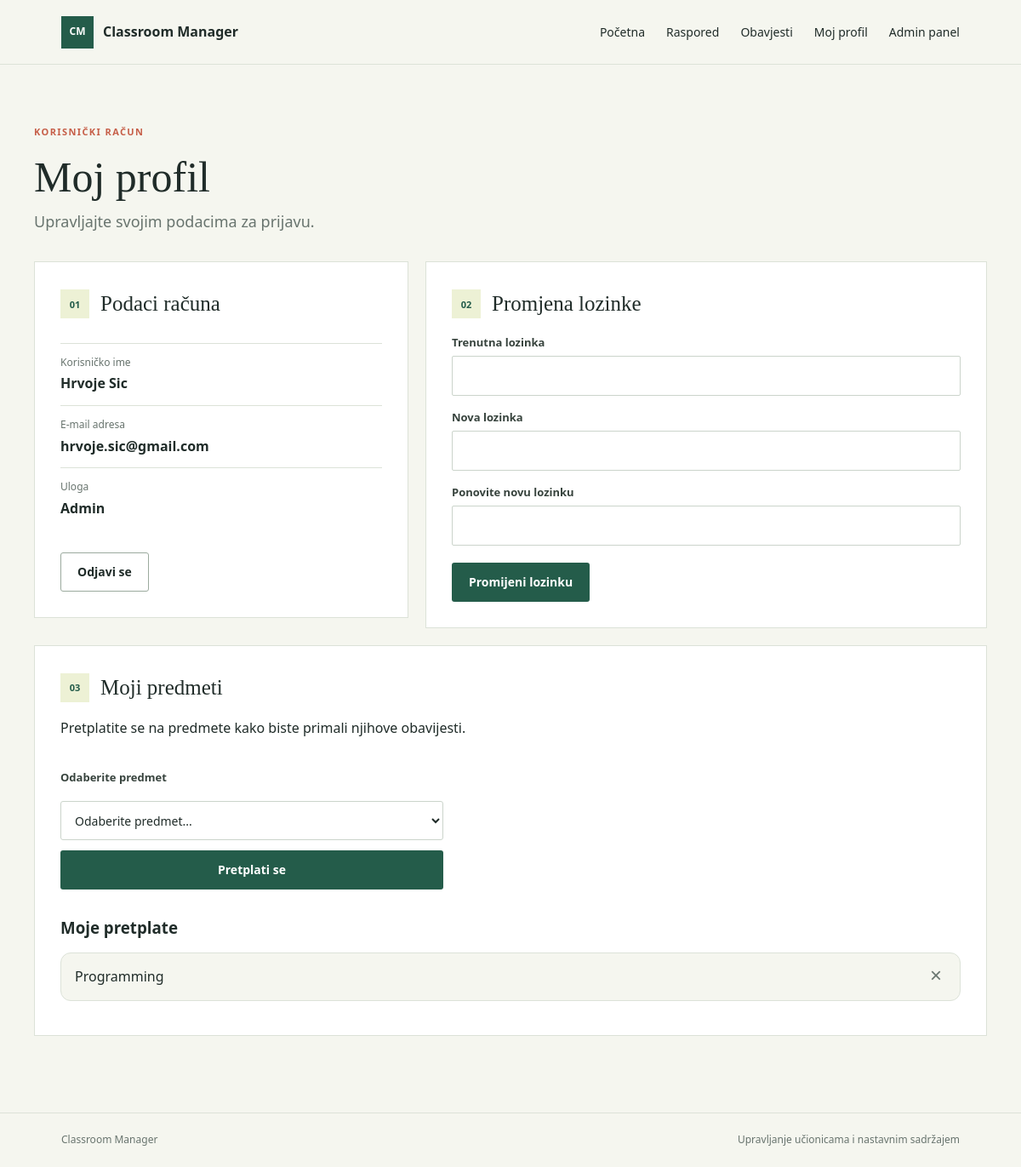
The app's page /profile.php (signed in) with its own data.
### tables this page shows
CREATE TABLE `users` (
  `id` int NOT NULL,
  `Username` varchar(150) NOT NULL,
  `Email` varchar(150) NOT NULL,
  `Password` varchar(255) NOT NULL,
  `Role` varchar(50) NOT NULL DEFAULT 'Student',
  `Active` tinyint(1) NOT NULL DEFAULT '1'
);

CREATE TABLE `subjects` (
  `id` int NOT NULL,
  `name` varchar(150) NOT NULL
);

### config.php (called while the page is built, shortened)
<?php
function db(): PDO
{
    static $pdo;
    if ($pdo instanceof PDO) {
        return $pdo;
    }
    $host = getenv('DB_HOST') ?: '127.0.0.1';
    $name = getenv('DB_NAME') ?: 'classroommanager';
    $user = getenv('DB_USER') ?: 'root';
    $password = getenv('DB_PASS');
    $password = $password === false ? '' : $password;
    $pdo = new PDO(
        "mysql:host={$host};dbname={$name};charset=utf8mb4",
        $user,
        $password,
        [
            PDO::ATTR_ERRMODE => PDO::ERRMODE_EXCEPTION,
            PDO::ATTR_DEFAULT_FETCH_MODE => PDO::FETCH_ASSOC,
            PDO::ATTR_EMULATE_PREPARES => false,
        ]
    );
    return $pdo;
}

### functions.php (called while the page is built, shortened)
<?php
function e(string|int|null $value): string
{
    return htmlspecialchars((string) $value, ENT_QUOTES | ENT_SUBSTITUTE, 'UTF-8');
}
function current_user(): ?array
{
    $statement = db()->prepare(
        'SELECT id, Username, Email, Password, Role, Active FROM users WHERE Email = :email LIMIT 1'
    );
    $statement->execute(['email' => $_SESSION['user_email']]);
    $user = $statement->fetch();
    return $user;
}

### profile.php (the view, shortened to what this page needs)
<?php
require_once __DIR__ . '/config.php';
require_once __DIR__ . '/functions.php';
$user = require_login();
$statement = db()->prepare("
    SELECT s.id, s.name
    FROM subjects s
    JOIN user_subjects us ON us.subject_id = s.id
    WHERE us.user_id = :user_id
    ORDER BY s.name
");
$statement->execute(['user_id' => $user['ID'] ?? $user['id']]);
$subscribedSubjects = $statement->fetchAll(PDO::FETCH_ASSOC);
require __DIR__ . '/header.php';
?>
<section class="profile-layout">
    <div class="profile-heading">
        <p class="eyebrow">KORISNIČKI RAČUN</p>
        <h1>Moj profil</h1>
        <p class="lead">Upravljajte svojim podacima za prijavu.</p>
    </div>
    <div class="profile-grid">
        <section class="profile-panel" aria-labelledby="account-heading">
            <div class="panel-heading">
                <span class="panel-icon" aria-hidden="true">01</span>
                <h2 id="account-heading">Podaci računa</h2>
            </div>
            <dl class="account-details">
                <div><dt>Korisničko ime</dt><dd><?= e($user['Username']) ?></dd></div>
                <div><dt>E-mail adresa</dt><dd><?= e($user['Email']) ?></dd></div>
                <div><dt>Uloga</dt><dd><?= e($user['Role']) ?></dd></div>
            </dl>
            <form method="post" action="logout.php">
                <button class="button button-secondary" type="submit">Odjavi se</button>
            </form>
        </section>
        <form class="profile-panel password-form" method="post" action="profile.php">
            <div class="panel-heading">
                <span class="panel-icon" aria-hidden="true">02</span>
                <h2>Promjena lozinke</h2>
            </div>
            <label for="current_password">Trenutna lozinka</label>
            <input id="current_password" name="current_password" type="password" autocomplete="current-password" required>
            <label for="new_password">Nova lozinka</label>
            <input id="new_password" name="new_password" type="password" minlength="8" autocomplete="new-password" required>
            <label for="password_confirmation">Ponovite novu lozinku</label>
            <input id="password_confirmation" name="password_confirmation" type="password" minlength="8" autocomplete="new-password" required>
            <button class="button button-primary" type="submit">Promijeni lozinku</button>
        </form>
    <section class="profile-panel subject-panel">
    <div class="panel-heading">
        <span class="panel-icon" aria-hidden="true">03</span>
        <h2>Moji predmeti</h2>
    </div>
    <p class="muted">
        Pretplatite se na predmete kako biste primali njihove obavijesti.
    </p>
    <form method="POST" action="profile.php" class="subject-subscribe-form">
        <label for="subject_id">Odaberite predmet</label>
        <select name="subject_id" id="subject_id" required>
            <option value="">Odaberite predmet...</option>
        </select>
        <button class="button button-primary" type="submit">
            Pretplati se
        </button>
    </form>
    <div class="subscribed-subjects">
        <h3>Moje pretplate</h3>
        <?php if (empty($subscribedSubjects)): ?>
            <p class="muted">Trenutno niste pretplaćeni ni na jedan predmet.</p>
        <?php else: ?>
            <?php foreach ($subscribedSubjects as $subject): ?>
                <div class="subject-item">
                    <span><?= e($subject['name']) ?></span>
                    <form method="POST" action="profile.php">
                        <button type="submit" class="subject-remove" title="Odjavi se s predmeta" aria-label="Odjavi se s predmeta">
                            &times;
                        </button>
                    </form>
                </div>
            <?php endforeach; ?>
        <?php endif; ?>
    </div>
</section>
    </div>
</section>
<?php require __DIR__ . '/footer.php'; ?>

### assets/style.css (style rules this page uses)
:root { color-scheme: light; --ink: #202c29; --muted: #68746e; --paper: #f5f6ef; --surface: #ffffff; --line: #dce2d8; --green: #245c4a; --green-dark: #193f34; --lime: #dce98a; --coral: #c65e48; --danger-bg: #fff0ec; --success-bg: #edf6e9; }
* { box-sizing: border-box; }
body { margin: 0; min-height: 100vh; display: flex; flex-direction: column; background: var(--paper); color: var(--ink); font-family: "Trebuchet MS", "Segoe UI", sans-serif; font-size: 16px; line-height: 1.55; }
.eyebrow { margin: 0 0 18px; color: var(--coral); font-size: 11px; font-weight: 700; letter-spacing: 1.4px; }
h1, h2 { margin: 0; font-family: Georgia, "Times New Roman", serif; font-weight: 400; letter-spacing: 0; }
h1 { font-size: clamp(42px, 5vw, 64px); line-height: 1.08; }
.lead { max-width: 490px; margin: 24px 0 30px; color: var(--muted); font-size: 18px; }
.button { min-height: 46px; display: inline-flex; align-items: center; justify-content: center; padding: 11px 19px; border: 1px solid transparent; border-radius: 3px; cursor: pointer; font: inherit; font-size: 14px; font-weight: 700; text-decoration: none; transition: background-color 140ms ease, color 140ms ease, border-color 140ms ease; }
.button-primary { background: var(--green); color: #fff; }
.button-secondary { border-color: #9baa9e; background: transparent; color: var(--ink); }
.form-intro h1, .profile-heading h1 { font-size: 50px; }
.form-panel, .profile-panel { padding: 30px; border: 1px solid var(--line); background: var(--surface); }
.form-panel h2, .panel-heading h2 { margin-bottom: 22px; font-size: 25px; }
label { display: block; margin: 15px 0 6px; color: #37433d; font-size: 13px; font-weight: 700; }
input { width: 100%; min-height: 44px; padding: 10px 12px; border: 1px solid #cbd4cb; border-radius: 2px; background: #fff; color: var(--ink); font: inherit; }
.profile-layout { padding: 70px 0 90px; }
.profile-heading { margin-bottom: 32px; }
.profile-heading .lead { margin: 12px 0 0; }
.profile-grid { display: grid; grid-template-columns: 0.8fr 1.2fr; gap: 20px; align-items: start; }
.profile-panel { min-width: 0; }
.panel-heading { display: flex; align-items: center; gap: 13px; }
.panel-heading h2 { margin: 0; }
.panel-icon { width: 34px; height: 34px; display: grid; place-items: center; background: #edf1d5; color: var(--green); font-size: 11px; font-weight: 700; }
.account-details { margin: 26px 0; }
.account-details div { padding: 13px 0; border-top: 1px solid var(--line); }
.account-details dt { color: var(--muted); font-size: 12px; }
.account-details dd { margin: 3px 0 0; overflow-wrap: anywhere; font-weight: 700; }
.password-form .button { margin-top: 20px; }
.subject-panel { grid-column: 1 / -1; }
.subject-subscribe-form { display: flex; flex-direction: column; gap: 12px; max-width: 450px; margin-top: 20px; }
.subscribed-subjects { margin-top: 30px; }
.subscribed-subjects h3 { margin-bottom: 15px; }
.subject-item { display: flex; justify-content: space-between; align-items: center; gap: 15px; padding: 14px 16px; margin-bottom: 10px; border: 1px solid var(--line); border-radius: 12px; background: var(--paper); }
.subject-item form { margin: 0; }
.subject-remove { background: transparent; border: none; color: var(--muted); font-size: 24px; font-weight: 400; cursor: pointer; padding: 0 5px; line-height: 1; transition: color 0.2s ease; }
.subject-subscribe-form select { width: 100%; min-height: 46px; padding: 10px 38px 10px 12px; border: 1px solid #cbd4cb; border-radius: 3px; background-color: var(--surface); color: var(--ink); font: inherit; font-size: 14px; cursor: pointer; transition: border-color 0.2s ease, box-shadow 0.2s ease; }
.subject-subscribe-form select option { background: var(--surface); color: var(--ink); }

### records on screen
users: Username "Hrvoje Sic", Email "hrvoje.sic@gmail.com", Role "Admin"
subjects: name "Programming"
